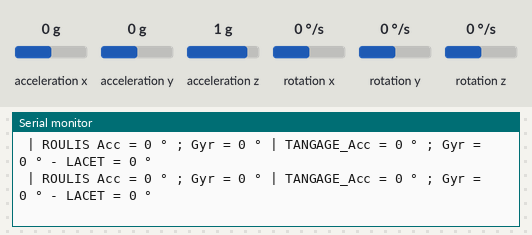
Simulated run of this sketch. Board: Arduino Uno, built with avr-gcc and run on an emulated ATmega328P. Parts: the last lines printed to the serial monitor. The inputs (shaded band) are chosen by the test bench; at power-on: acceleration x 0 g, acceleration y 0 g, acceleration z 1 g, rotation x 0 °/s, rotation y 0 °/s, rotation z 0 °/s.

Above: at 5.1 s.
5.2 s: acceleration x set to -1.4 g
At 6.1 s:
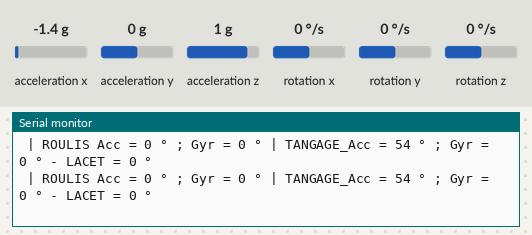
8.2 s: acceleration y set to -0.2 g
At 9.2 s:
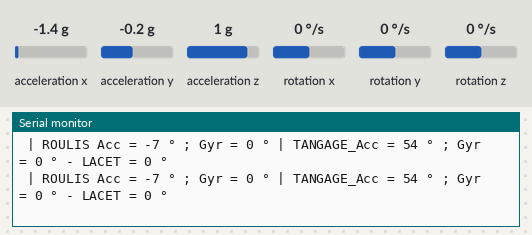
11.2 s: acceleration z set to 0.1 g
At 11.9 s:
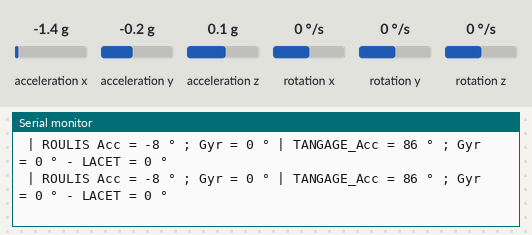
14.2 s: acceleration z set to -0.2 g
At 15.2 s:
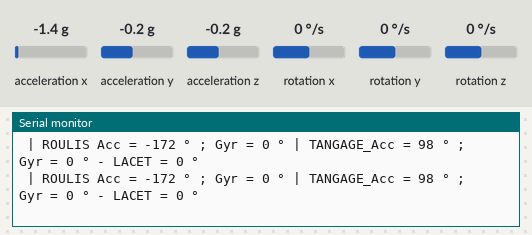
Timing chart, 0 to 17.2 s (numbered marks = the images above; inputs shaded):
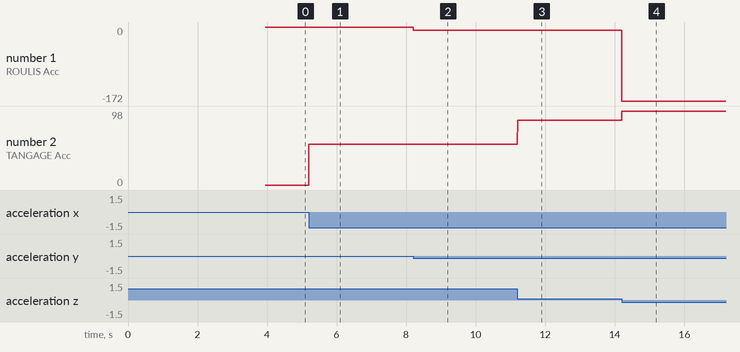

The sketch:

INO_7_modulation-180deg_MPU9250.ino
```cpp
// (licence header left out)
  #define f_ech         250                     //Choix d'une fréquence en Hz pour le calcul à intervalle régulier
  #define sensi_acc      61                     //Sensibilité de l'accéléromètre en micro g/LSB   (réglé par défault pour 16 g     calculé en fonction de la pleine échelle)
  #define sensi_gyr    8750                     //Sensibilité du gyromètre       en micro dps/LSB (réglé par défault pour 2000 °/s calculé en fonction de la pleine échelle)
  #define alpha         0.9                     //Choix d'un coefficient pour la fusion par filtre complémentaire

  #include "MPU9250.h"                          //Appel de la bibliothèque de la centrale
  #include "Wire.h"                             //Appel de la bibliothèque de gestion de la communication I2C
  #include "I2Cdev.h"

  MPU9250 accelgyro;                            //Déclaration de la méthode "MyIMU" pour l'utilisation de la centrale
  I2Cdev   I2C_M;

  int16_t  ax_brut, ay_brut, az_brut;           //Variables pour la lecture des valeurs brutes d'accélérations (accéléromètre)
  int16_t  gx_brut, gy_brut, gz_brut;           //Variables pour la lecture des valeurs brutes des vitesses angulaires (gyromètre)
  int32_t  ax_offset, ay_offset, az_offset;     //Variables pour le stockage des valeurs d'offsets de l'accéléromètre
  int32_t  gx_offset, gy_offset, gz_offset;     //Variables pour le stockage des valeurs d'offsets du gyromètre
  float    Ax,Ay,Az,Gx,Gy,Gz;                   //Variables pour le calcul des valeurs réelles
  float    roulis_acc, tangage_acc;             //Variables pour le calcul des angles d'inclinaisons avec l'accéléromètre : ROULIS et TANGAGE
  float    roulis_gyr, tangage_gyr, lacet_gyr;  //Variables pour le calcul des angles d'inclinaisons avec le gyromètre : ROULIS, TANGAGE et LACET
  float    roulis, tangage, lacet;              //Variables pour le calcul des angles d'inclinaisons fusionnés


  uint32_t t0;                                  //Variable pour stocker le temps absolu ( fonction millis() débordement après 50 jours environ )

/* #### ROUTINE D'INITIALISATION  (exécutée une seule fois) #### */
void setup()
{
  Wire.begin();
  Wire.setClock(400000); // 400kHz I2C clock. Comment this line if having compilation difficulties
  Serial.begin(115200);                       //démarrage de la fonction de communication série pour affichage sur le moniteur série
  /* -- Démarrage de la centrale et test de bon fonctionnement -- */
  accelgyro.initialize();
  if (accelgyro.testConnection() != 0) {
      Serial.println("Problème de connexion avec la centrale");
  } else {
      Serial.println("Centrale prête à fonctionner ! ");
  }

 etalonnage();                               //Appel de la routine d'étalonnage
}

/* #### BOUCLE PRINCIPALE (exécutée en permanence) #### */
void loop()
{
  lecture_valeurs_brutes();                                  //Appel de la routine de lecture des valeurs brutes

  /* -- Calculs des valeurs réelles -- */
  Ax = float(ax_brut - ax_offset ) * sensi_acc / 1000000;    //Calcul des valeurs d'accélérations en g en fonction de la sensibilité du capteur
  Ay = float(ay_brut - ay_offset ) * sensi_acc / 1000000;    //Les valeurs brutes sont codées sur 16 bits (0 et 65535)
  Az = float(az_brut - az_offset ) * sensi_acc / 1000000;    //La sensibilité du capteur dépend de la valeur pleine échelle choisie en haut et définie dans les réglages du capteur
  Gx = float(gx_brut - gx_offset ) * sensi_gyr / 1000000;    //Calcul des valeurs de vitesses angulaires en °/s
  Gy = float(gy_brut - gy_offset ) * sensi_gyr / 1000000;
  Gz = float(gz_brut - gz_offset ) * sensi_gyr / 1000000;

  /* -- Calcul des angles de ROULIS et TANGAGE à partir de l'accéléromètre -- */
    //CHOIX N°1 LACET autour de Z puis ROULIS autour de X puis TANGAGE autour de Y
  if ( Az >= 0) roulis_acc  = atan2( Ay ,   sqrt( pow(Ax, 2) + pow(Az, 2)) ) * RAD_TO_DEG;
  else          roulis_acc  = atan2( Ay , - sqrt( pow(Ax, 2) + pow(Az, 2)) ) * RAD_TO_DEG;

                tangage_acc = atan2( - Ax , Az ) * RAD_TO_DEG;

  /* -- Calcul des vitesses angulaires autour des axes de ROULIS, TANGAGE et LACET en fonction de l'inclinaison mesurée par l'accéléromètre  -- */
  float lacet_vitesse   = ( -Gx * sin(tangage * DEG_TO_RAD) + Gz * cos(tangage * DEG_TO_RAD) ) / cos(roulis * DEG_TO_RAD);
  float roulis_vitesse  = Gx * cos(tangage * DEG_TO_RAD) + Gz * sin(tangage * DEG_TO_RAD);
  float tangage_vitesse = Gy + ( Gx * sin(tangage * DEG_TO_RAD) - Gz * cos(tangage * DEG_TO_RAD) ) * tan(roulis * DEG_TO_RAD);

  /* -- Calcul des angles de ROULIS ET TANGAGE à partir du gyromètre à chaque période (voir explications des calculs) -- */
  uint16_t T_ech = millis() - t0;     //Mesure du temps écoulé depuis le dernier calcul

      //Calcul à intervalle régulier si le temps atteint la période T_ech = 1 /f_ech (fréquence d'échantillonnage)
  if ( T_ech >= ( 1000 / f_ech) )     //Calcul à intervalle régulier si le temps atteint la période T_ech = 1 /f_ech
  {
    // Calcul des angles mesurés par le gyromètre par intégration numérique
    lacet_gyr   += lacet_vitesse   * float(T_ech) / 1000;
    roulis_gyr  += roulis_vitesse  * float(T_ech) / 1000;
    tangage_gyr += tangage_vitesse * float(T_ech) / 1000;

    // Modulation de l'angle calculé avec le gyromètre pour qu'il reste entre -180° et +180°
    if (roulis_gyr  <  180) roulis_gyr +=360;
    if (roulis_gyr  >= 180) roulis_gyr -=360;
    if (tangage_gyr <  180) tangage_gyr +=360;
    if (tangage_gyr >= 180) tangage_gyr -=360;
    if (lacet_gyr <  180)   lacet += 360;
    if (lacet_gyr >= 180)   lacet -= 360;

    t0 = millis();  //réinitialisation du temps pour le prochain calcul
  }

  /* -- Affichage des valeurs lues par la centrale -- */
  //Serial.print("ACC ( ");    Serial.print(Ax,1); Serial.print(" , "); Serial.print(Ay,1);  Serial.print(" , ");  Serial.print(Az,1); Serial.print(" ) g ");
  //Serial.print(" | GYR ( "); Serial.print(Gx,0); Serial.print(", ");  Serial.print(Gy,0);  Serial.print(" , ");  Serial.print(Gz,0); Serial.print(" ) deg/s");

  Serial.print(" | ROULIS Acc = ");  Serial.print(roulis_acc , 0);  Serial.print(" °");
  Serial.print(" ; Gyr = ");         Serial.print(roulis_gyr , 0);  Serial.print(" °");

  Serial.print(" | TANGAGE_Acc = "); Serial.print(tangage_acc , 0); Serial.print(" °");
  Serial.print(" ; Gyr = ");         Serial.print(tangage_gyr , 0); Serial.print(" °");

  Serial.print(" - LACET = ");       Serial.print(lacet_gyr , 0);   Serial.print(" °");

  Serial.println();
}

/****************************************************
 *      ROUTINE DE LECTURE DES VALEURS BRUTES       *
 ****************************************************/
void lecture_valeurs_brutes()
{
  /* -- Lecture des valeurs brutes -- */
 accelgyro.getMotion6(&ax_brut, &ay_brut, &az_brut, &gx_brut, &gy_brut, &gz_brut);
}


/****************************************************
 *      ROUTINE D'ETALONNAGE calcul des offsets     *
 ****************************************************/
void etalonnage()
{
  int nombre_echantillons = 1000; //Variable locale pour définir le nombre d'itération du calcul

  //Réinitialisation des offsets
  ax_offset = 0;
  ay_offset = 0;
  az_offset = 0;
  gx_offset = 0;
  gy_offset = 0;
  gz_offset = 0;

  //Boucle de sommation de chaque valeur pour le calcul de la moyenne
  for (int i = 1; i <= nombre_echantillons; i++)
  {
    lecture_valeurs_brutes();
    ax_offset += ax_brut;
    ay_offset += ay_brut;
    az_offset += az_brut;
    gx_offset += gx_brut;
    gy_offset += gy_brut;
    gz_offset += gz_brut;
  }

  //Calcul de la moyenne des valeurs mesurées pendant les itérations
  ax_offset /= nombre_echantillons;
  ay_offset /= nombre_echantillons;
  az_offset /= nombre_echantillons;
  gx_offset /= nombre_echantillons;
  gy_offset /= nombre_echantillons;
  gz_offset /= nombre_echantillons;

  //Rectification de l'offset sur Z pour qu'il donne 1g en statique (fonction de la sensibilité)
  az_offset -= 1000000 / sensi_acc;
}
```

Measured:
- after the input at 5.2 s, the serial monitor: prints a new line at once (image 1)
- after the input at 8.2 s, the serial monitor: prints a new line at once (image 2)
- after the input at 11.2 s, the serial monitor: prints a new line at once (image 3)
- after the input at 14.2 s, the serial monitor: prints a new line at once (image 4)
- plotted number 1: 0 → -7 after the input at 8.2 s, -7 → -8 after the input at 11.2 s, -8 → -172 after the input at 14.2 s
- plotted number 2: 0 → 54 after the input at 5.2 s, 54 → 86 after the input at 11.2 s, 86 → 98 after the input at 14.2 s
